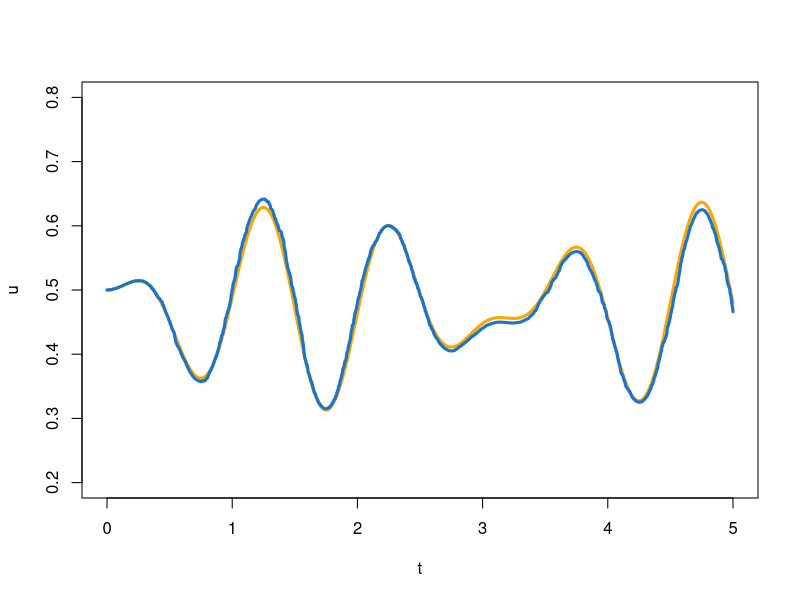

Write R code to recreate this figure.
# __________________________________________________________________________________________________
# 
# autor: Pedro Guarderas
# email: ajusworkopensource@gmail.com
# file: session_18.R
# 
# This program is free software; you can redistribute it and/or modify it under the 
# terms of the GNU General Public License as published by the Free Software Foundation; 
# either version 2 of the License, or (at your option) any later version.
# __________________________________________________________________________________________________


# __________________________________________________________________________________________________
# Solving ordinary differential equations with stochastic methods

f<-function( t ) {
  return( cos( 2*pi*t ) * sin( t ) )
}


T0<-0
T1<-5

N<-5000
t<-c( T0, runif( N-2, T0, T1 ), T1 )
t<-sort( t )

u0<-0.5
u<-u0
F<-sapply( t, FUN = f )
U<-0
for( n in 2:N ) {
  u<-c( u, u[n-1] + ( t[n] - t[n-1] ) * F[n]  ) # Euler method
  I<-t[n]-t[1]
  U<-c( U, I * mean( F[1:n] ) ) # Random method
}
U<-U + u0

plot( t, u, type = 'l', lty = 1, lwd = 3, col = 'orange', ylim = c(0.2,0.8) )
points( t, U, type = 'l', lty = 1, lwd = 3, col = 'dodgerblue3' )

